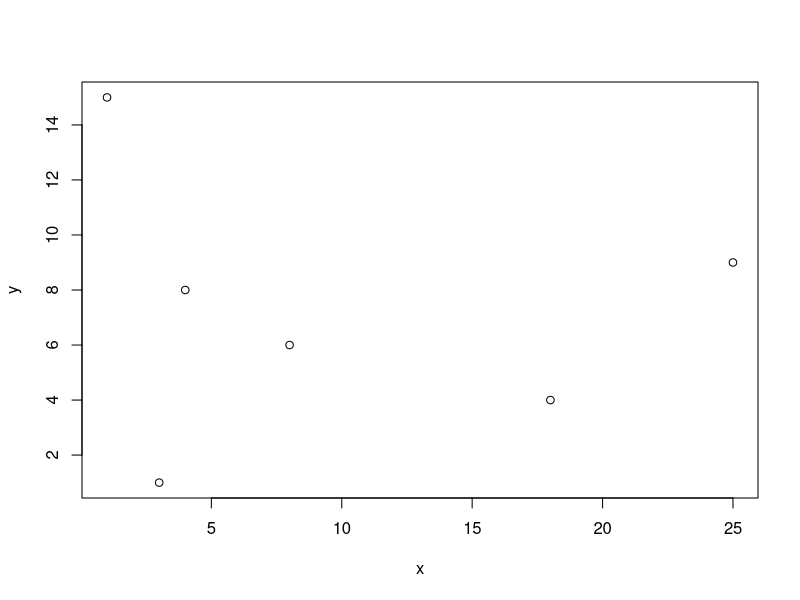
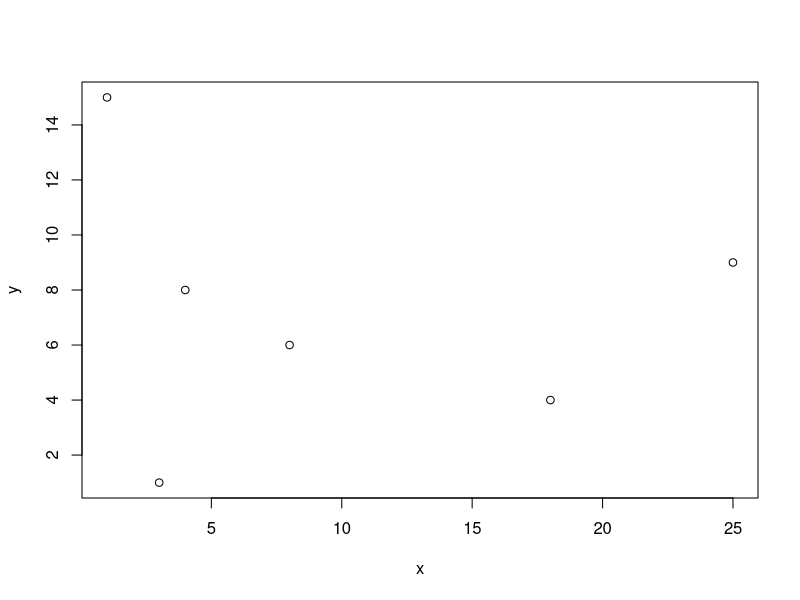
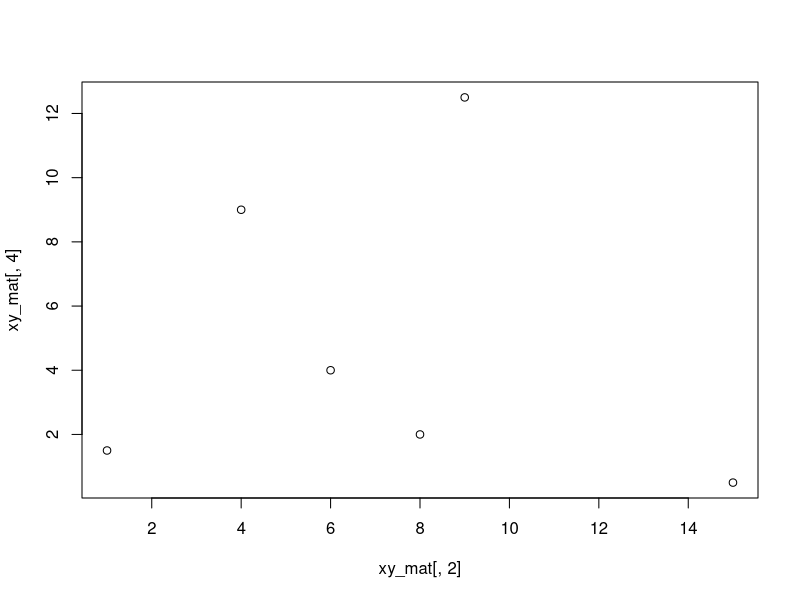
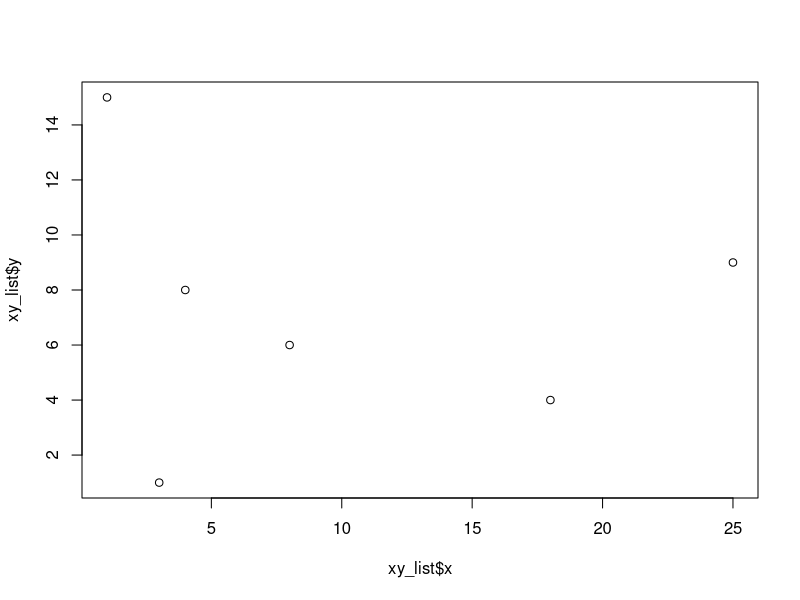
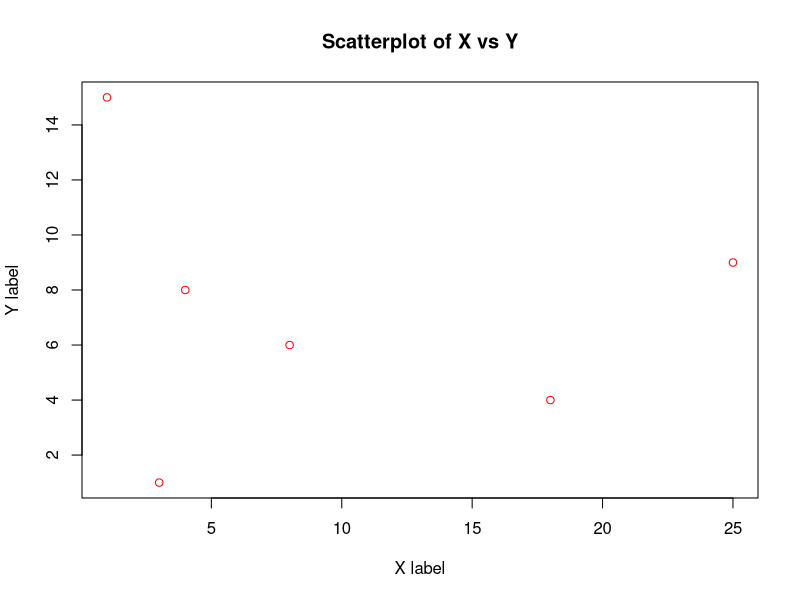
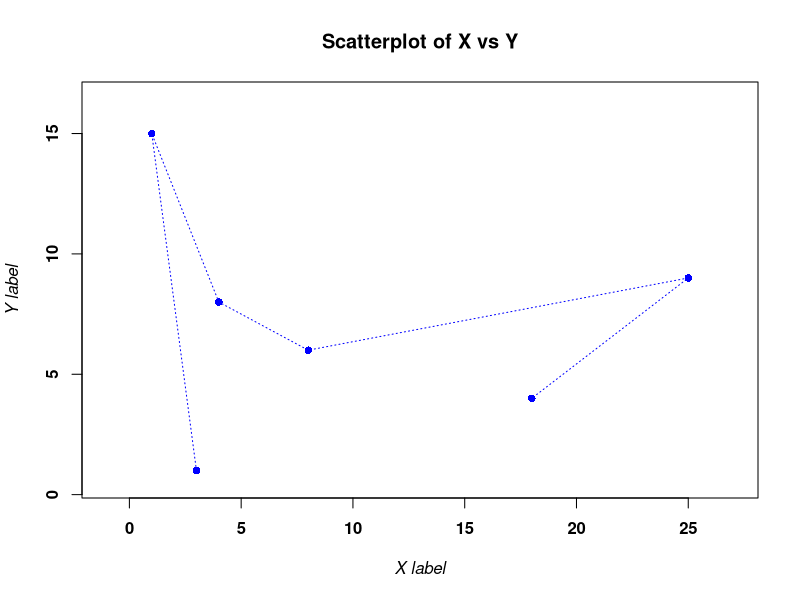
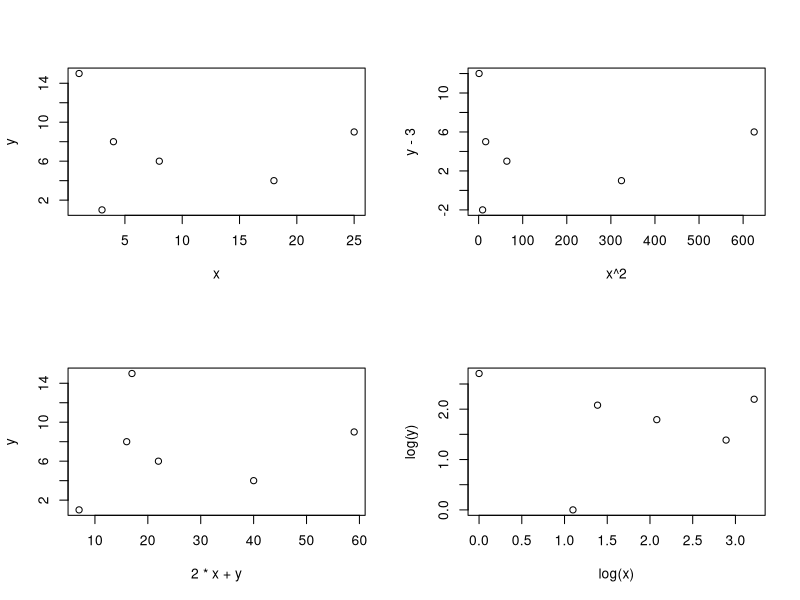
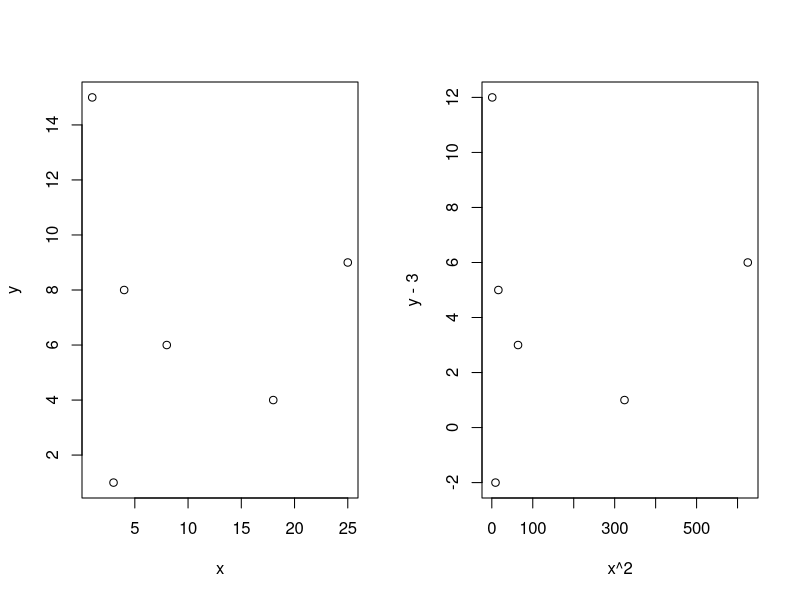

The R source for these figures, in order:
# Graphics n' Stuff ----
x <- c(3, 1, 4, 8, 25, 18)
y <- c(1, 15, 8, 6, 9, 4)

plot(x, y)

xy_mat <- cbind(x, y)
xy_mat

is.matrix(xy_mat)

plot(xy_mat)

xy_mat <- cbind(x, y, y+3, x/2)
xy_mat
plot(xy_mat[, 2], xy_mat[, 4])

xy_list <- list(x = x, y = y)
xy_list

plot(xy_list$x, xy_list$y)

par()
par("cex")

par("pch", "lty")

colors()


# Doing more stuff with arguments ----

x
y

plot(x, y,
     main = "Scatterplot of X vs Y",
     xlab = "X label",
     ylab = "Y label",
     col = "red")

plot(x, y,
     main = "Scatterplot of X vs Y",
     xlab = "X label",
     ylab = "Y label",
     pch = 16,
     col = "blue",
     font = 2, #Bold
     font.lab = 3, #Italics for labels
     type = "o", #Overplot
     lty = "dotted",
     xlim = c(-1, 27),
     ylim = c(0.5, 16.5)
     )

# Displaying multiple plots in the same window n' stuff ----
par(mfrow = c(2, 2)) # Number of multiple figures, row-wise

plot(x, y)
plot(x^2, y-3)
plot(2*x+y, y)
plot(log(x), log(y))

par(mfcol = c(1, 2)) # Number of multiple figures, column-wise
plot(x, y)
plot(x^2, y-3)

dev.off() # Returns to the default n' stuff
par(mfrow = c(1,1)) # Also returns to the default

# Adding grid to graphics ----
plot(x, y, type = "n")
grid()
points(x, y)

# Overlaying samples on the same plot ----
plot(x, y,
     pch = 16,
     col = "red")

z <- c(15, 18, 22, 5)
w <- c(6, 8, 14, 4)

points(z, w,
       pch = 2,
       col = "blue")

# Adding legends n' stuff ----

legend(x = 10, y = 14,
       legend = c("Sample-1", "Sample-2"),
       pch = c(16, 2),
       cex= 0.8,
       col = c("red", "blue"))

# More plotting and legends ----
plot(x, y, pch = 16, col = "red")
points(z, w, pch = 2, col = "blue")

legend("top",
       legend = c("Sample-1", "Sample-2"),
       pch = c(16, 2),
       cex = 0.8,
       col = c("red", "blue"))

legend("bottomright",
       legend = c("Sample-1", "Sample-2"),
       pch = c(16, 2),
       cex = 0.8,
       col = c("red", "blue"))

# Table creation and cross tabulation n' stuff ----
class(mtcars)
dim(mtcars)
head(mtcars, 5)
tail(mtcars, 3)

cyl.freq <- table(mtcars$cyl)
cyl.freq
names(cyl.freq) <- c("v4", "v6", "v8")
cyl.freq

# Proportions
cyl.prop <- prop.table(table(mtcars$cyl))
names(cyl.prop) <- c("v4", "v6", "v8")
cyl.prop

# Percentages
cyl.percent <- prop.table(table(mtcars$cyl)) * 100
names(cyl.percent) <- c("v4", "v6", "v8")
cyl.percent

# Count
cyl.count <- table(mtcars$cyl)
cyl.count

# Table
cylindermatrix <- cbind(cyl.count, round(cyl.percent, 2))
rownames(cylindermatrix) <- c("V4", "V6", "V8")
colnames(cylindermatrix) <- c("Count", "Percent")
cylindermatrix

# Exercises n' stuff ----
# Create a table of counts for cyl where am = 0
automaticcyl <- table(mtcars$cyl[mtcars$am == 0])

# Create a table of counts for cyl where am = 1
manualcyl <- table(mtcars$cyl[mtcars$am == 1])

automaticcyl
manualcyl

# Create a 2x3 table displaying the counts for cyl and am variables
cylmatrix <- cbind(automaticcyl, manualcyl)
rownames(cylmatrix) <- c("V4", "V6", "V8")
colnames(cylmatrix) <- c("Automatic", "Manual")
cylmatrix

# Create a 2x3 table displaying the percentages
cylmatrixperc <- prop.table(cylmatrix) * 100
cylmatrixperc
